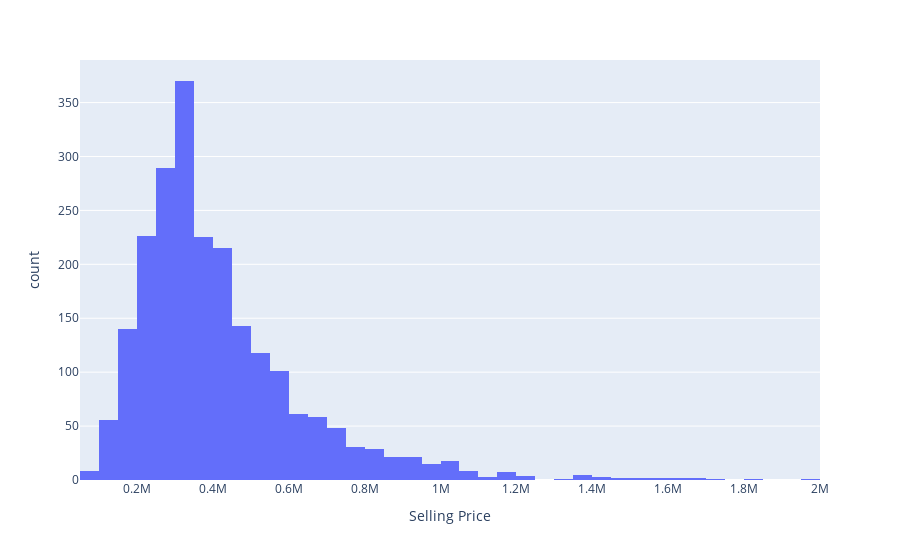

Write notebook code for a chart like this one.
### Markdown cell above
Plotting histogram to observe the price of cars sold

### Code cell
fig = px.histogram(df, 'Selling Price')
fig.show()

### Figure 1 — Plotly figure (JSON) as saved in the notebook; plotly's stock layout.template omitted (floating-point values rounded to 4 significant figures; data arrays with more than 128 entries replaced by an {"elided": "..."} marker saying what was removed)
{"data": [{"alignmentgroup": "True", "bingroup": "x", "hovertemplate": "Selling Price=%{x}<br>count=%{y}<extra></extra>", "legendgroup": "", "marker": {"color": "#636efa", "pattern": {"shape": ""}}, "name": "", "offsetgroup": "", "orientation": "v", "showlegend": false, "type": "histogram", "x": {"elided": "2237 int values"}, "xaxis": "x", "yaxis": "y"}], "layout": {"barmode": "relative", "legend": {"tracegroupgap": 0}, "margin": {"t": 60}, "xaxis": {"anchor": "y", "domain": [0, 1], "title": {"text": "Selling Price"}}, "yaxis": {"anchor": "x", "domain": [0, 1], "title": {"text": "count"}}}}
